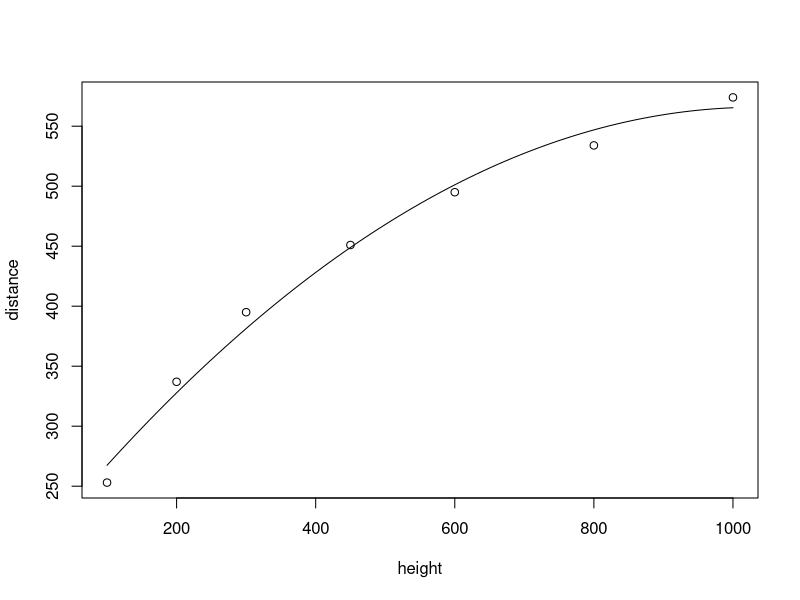

Reproduce this figure in R.
height = c(100, 200, 300, 450, 600, 800, 1000) 
distance = c(253, 337, 395, 451, 495, 534, 574)  
lmr = lm(distance ~ height + I(height^2))
lmr
newh = seq(100, 1000, 10)
fit = 200.211950 + 0.706182*newh - 0.000341*newh^2
fit

plot(height, distance)
lines(newh, fit, lty=1)
